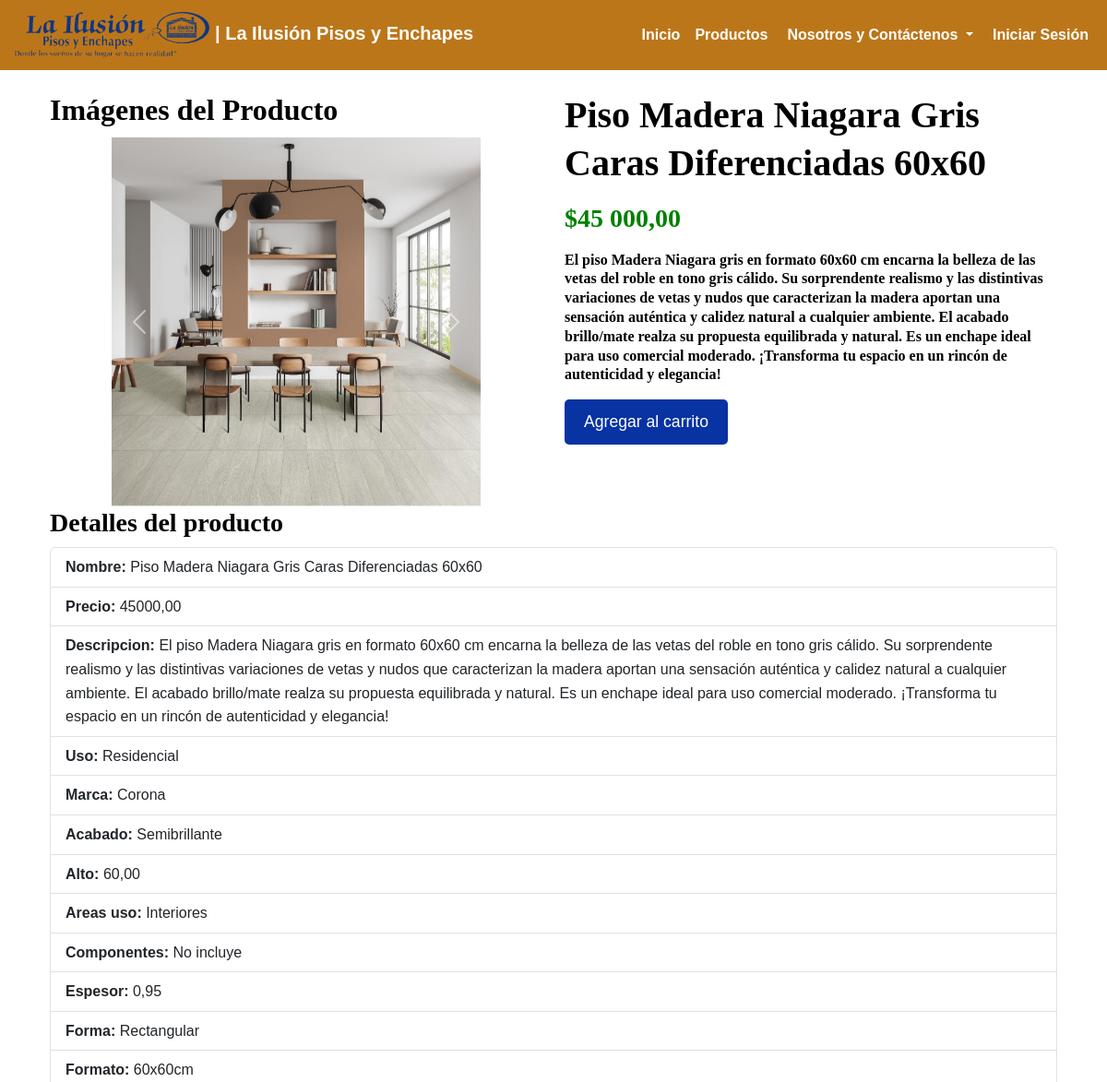
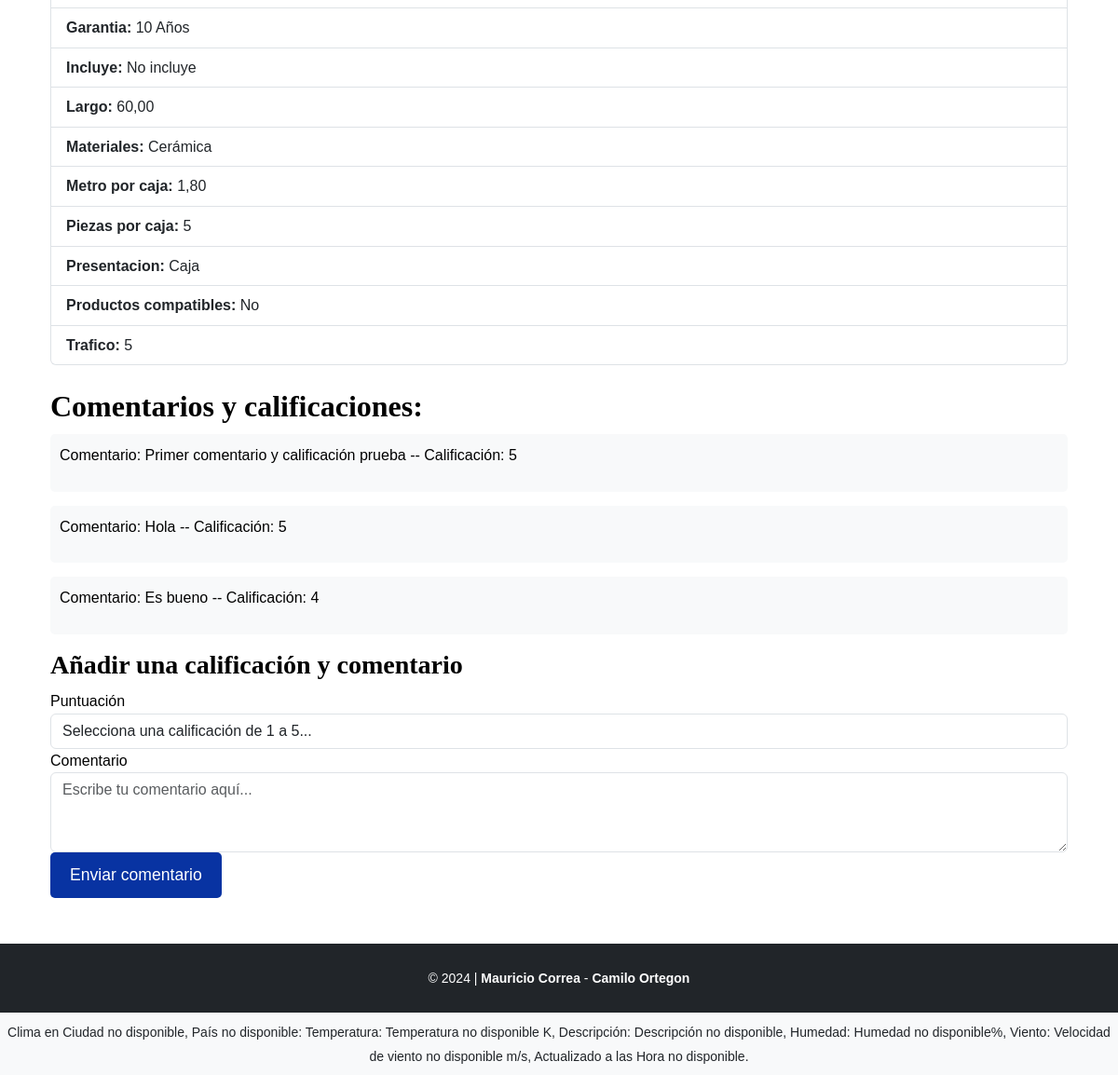
/product/producto/1/, run on the app's committed database (2 pictures, top to bottom).
### product/models.py (models this page shows, shortened)
class Imagen(models.Model):
    id_imagen = models.AutoField(primary_key=True, verbose_name="ID de la imagen")
    productos = models.ManyToManyField('Producto', related_name='imagenes_inversas', blank=True)  # Cambiado a 'imagenes_inversas'
    url = models.ImageField(upload_to='imagenes_de_productos/', verbose_name="Imagen", null=False, blank=False)
    descripcion = models.CharField(max_length=255, blank=True, verbose_name="Descripción")

class ProductoBase(models.Model):
    categoria = models.ForeignKey('Categoria', on_delete=models.CASCADE, related_name='productos', verbose_name="Categoría", null=False, blank=False)
    subcategoria = models.ForeignKey('Subcategoria', on_delete=models.CASCADE, related_name='productos', verbose_name="Subcategoría", null=False, blank=False)
    usuario = models.ForeignKey(settings.AUTH_USER_MODEL, on_delete=models.CASCADE, related_name='productos', verbose_name="Usuario", null=True, blank=False)
    id_producto = models.AutoField(primary_key=True, verbose_name="ID del producto", null=False, blank=False)
    nombre = models.CharField(max_length=255, verbose_name="Nombre del producto", null=False, blank=False)
    precio = models.DecimalField(max_digits=10, decimal_places=2, verbose_name="Precio", validators=[MinValueValidator(0)], null=False, blank=False)
    descripcion = models.TextField(verbose_name="Descripción del producto", null=False, blank=False)
    uso = models.TextField(verbose_name="Uso del producto", null=False, blank=False)
    marca = models.CharField(max_length=100, verbose_name="Marca", null=False, blank=False)
    garantia = models.IntegerField(verbose_name="Garantía (meses)", null=False, blank=False)
    fecha_creacion = models.DateTimeField(auto_now_add=True, verbose_name="Fecha de creación", null=False, blank=False)
    fecha_modificacion = models.DateTimeField(auto_now=True, verbose_name="Fecha de última modificación", null=False, blank=False)
    esta_activo = models.BooleanField(default=True, verbose_name="Activo")
    fecha_eliminacion = models.DateTimeField(verbose_name="Fecha de eliminación", null=True, blank=True)
    class Meta:
        abstract = True  # Esto indica que esta clase es abstracta y no se creará una tabla para ella

class Producto(ProductoBase):
    imagenes = models.ManyToManyField(Imagen, blank=True, verbose_name="Imágenes", related_name='productos_inversos')
    acabado = models.CharField(max_length=255, blank=True, null=True, verbose_name="Acabado")
    adherencia = models.CharField(max_length=255, blank=True, null=True, verbose_name="Adherencia")
    alto = models.DecimalField(max_digits=5, decimal_places=2, blank=True, null=True, verbose_name="Alto (cm)")
    altura_griferia = models.DecimalField(max_digits=5, decimal_places=2, blank=True, null=True, verbose_name="Altura de la grifería (cm)")
    ancho = models.DecimalField(max_digits=5, decimal_places=2, blank=True, null=True, verbose_name="Ancho (cm)")
    areas_uso = models.TextField(blank=True, null=True,verbose_name="Áreas de uso")
    calidad = models.CharField(max_length=255, blank=True, null=True, verbose_name="Calidad")
    capacidad_descarga = models.DecimalField(max_digits=5, decimal_places=1, blank=True, null=True, verbose_name="Capacidad de descarga (L)")
    componentes = models.TextField(blank=True, null=True,verbose_name="Componentes incluidos")
    consumo_agua = models.DecimalField(max_digits=5, decimal_places=1, blank=True, null=True, verbose_name="Consumo de agua (L/min)")
    contenido_producto = models.TextField(blank=True, null=True,verbose_name="Contenido del producto")
    diametro_desague = models.DecimalField(max_digits=5, decimal_places=1, blank=True, null=True, verbose_name="Diámetro del desagüe (cm)")
    dimensiones = models.CharField(max_length=255, blank=True, null=True,verbose_name="Dimensiones")
    dilucion = models.CharField(max_length=255, blank=True, null=True,verbose_name="Dilución")
    espesor = models.DecimalField(max_digits=5, decimal_places=2, blank=True, null=True, verbose_name="Espesor (cm)")
    forma = models.CharField(max_length=255, blank=True, null=True,verbose_name="Forma")
    formato = models.CharField(max_length=255, blank=True, null=True,verbose_name="Formato")
    garantia = models.TextField(blank=True, null=True,verbose_name="Garantía")
    incluye = models.TextField(blank=True, null=True,verbose_name="Incluye")
    largo = models.DecimalField(max_digits=5, decimal_places=2, blank=True, null=True, verbose_name="Largo (cm)")
    lavabilidad = models.CharField(max_length=255, blank=True, null=True, verbose_name="Lavabilidad")
    longitud_brazo = models.DecimalField(max_digits=5, decimal_places=2, blank=True, null=True, verbose_name="Longitud del brazo (cm)")
    materiales = models.TextField(blank=True, null=True,verbose_name="Materiales")
    metro_por_caja = models.DecimalField(max_digits=3, decimal_places=2, blank=True, null=True, verbose_name="Metro por caja")
    no_incluye = models.TextField(blank=True, null=True,verbose_name="No incluye")
    perfil_tasa = models.CharField(max_length=255, blank=True, null=True,verbose_name="Perfil de tasa")
    piezas_por_caja = models.PositiveIntegerField(blank=True, null=True, verbose_name="Piezas por caja")
    presentacion = models.CharField(max_length=255, blank=True, null=True,verbose_name="Presentación")
    productos_compatibles = models.TextField(blank=True, null=True,verbose_name="Productos compatibles")
    profundidad_pozo = models.DecimalField(max_digits=5, decimal_places=2, blank=True, null=True, verbose_name="Profundidad del pozo (cm)")
    rendimiento = models.TextField(blank=True, null=True, verbose_name="Rendimiento")
    sistema_accionamiento = models.CharField(max_length=255, blank=True, null=True,verbose_name="Sistema de accionamiento")
    sistema_descarga = models.CharField(max_length=255, blank=True, null=True,verbose_name="Sistema de descarga")
    tiempo_abierto = models.DecimalField(max_digits=2, decimal_places=1,blank=True, null=True, verbose_name="Tiempo abierto (min)")
    tiempo_secado = models.DecimalField(max_digits=2, decimal_places=1,blank=True, null=True, verbose_name="Tiempo de secado (min)")
    tiempo_emboquillar = models.DecimalField(max_digits=2, decimal_places=1,blank=True, null=True, verbose_name="Tiempo para emboquillar (min)")
    tipo_asiento = models.CharField(max_length=255, blank=True, null=True,verbose_name="Tipo de asiento")
    tipo_chorro = models.CharField(max_length=255, blank=True, null=True,verbose_name="Tipo de chorro")
    tipo_cierre = models.CharField(max_length=255, blank=True, null=True,verbose_name="Tipo de cierre")
    tipo_griferia = models.CharField(max_length=255, blank=True, null=True,verbose_name="Tipo de grifería")
    tipo_herrajes = models.CharField(max_length=255, blank=True, null=True,verbose_name="Tipo de herrajes")
    tipo_instalacion = models.CharField(max_length=255, blank=True, null=True, verbose_name="Tipo de instalación")
    tipo_lavamanos = models.CharField(max_length=255, blank=True, null=True, verbose_name="Tipo de lavamanos")
    tipo_manija = models.CharField(max_length=255, blank=True, null=True, verbose_name="Tipo de manija")
    tipo_mezclador = models.CharField(max_length=255, blank=True, null=True, verbose_name="Tipo de mezclador")
    tipo_pintura = models.CharField(max_length=255, blank=True, null=True, verbose_name="Tipo de pintura")
    tipo_regadera = models.CharField(max_length=255, blank=True, null=True, verbose_name="Tipo de regadera")
    tipo_sifon = models.CharField(max_length=255, blank=True, null=True, verbose_name="Tipo de sifón")
    tipo_tanque = models.CharField(max_length=255, blank=True, null=True, verbose_name="Tipo de tanque")
    trafico = models.DecimalField(max_digits=2, decimal_places=0, max_length=255, blank=True, null=True, verbose_name="Tráfico")

class Comentario(models.Model):
    id_comentario = models.AutoField(primary_key=True, verbose_name="ID del comentario")
    producto = models.ForeignKey(Producto, on_delete=models.CASCADE, related_name='comentarios', verbose_name="Producto", null=True, blank=True)
    texto = models.TextField(verbose_name="Comentario", null=False, blank=False)
    fecha_comentario = models.DateTimeField(auto_now_add=True, verbose_name="Fecha del comentario")
    calificacion = models.PositiveSmallIntegerField(verbose_name="Calificación", validators=[MinValueValidator(1), MaxValueValidator(5)], null=True, blank=True)
    usuario = models.ForeignKey(settings.AUTH_USER_MODEL, on_delete=models.CASCADE, related_name='comentarios', verbose_name="Usuario", null=False, blank=False)
    approved_comment = models.BooleanField(default=False)

### product/views.py (the view, shortened to what this page needs)
# urls.py: path('producto/<int:producto_id>/', DetalleProductoView.as_view(), name='detalle_producto'),
@method_decorator(login_required(login_url='login'), name='post')
class DetalleProductoView(View):
    def get(self, request, producto_id):
        producto = get_object_or_404(Producto, id_producto=producto_id)
        imagenes = producto.imagenes.all()  # Usa el related_name que definiste
        comentarios = producto.comentarios.all()
        promedio_calificacion = producto.comentarios.aggregate(Avg('calificacion'))['calificacion__avg']
        comentario_form = ComentarioForm()
        producto_dict = producto.__dict__.copy()
        producto_dict.pop('_state', None)  # Eliminamos el estado del objeto del queryset
        producto_filtrado = {campo: valor for campo, valor in producto_dict.items()
                             if valor and 'id' not in campo and 'fecha' not in campo and 'activo' not in campo}
        producto_dict_transformado = {}
        for campo, valor in producto_filtrado.items():
            campo_transformado = campo.replace('_', ' ').capitalize()
            producto_dict_transformado[campo_transformado] = valor
        context = {
            'producto': producto,
            'producto_dict': producto_dict_transformado,  # Pasamos el diccionario transformado al contexto
            'imagenes': imagenes,
            'comentarios': comentarios,  # Pasamos los comentarios al contexto
            'promedio_calificacion': promedio_calificacion,  # Pasamos el promedio de calificación
            'comentario_form': comentario_form,  # Formulario para agregar comentario
        }
        return render(request, 'detalle_producto.html', context)

### product/forms.py
class ComentarioForm(forms.ModelForm):
    class Meta:
        model = Comentario
        fields = ['texto', 'calificacion']  # Incluye el campo de calificación
        widgets = {
            'texto': forms.Textarea(attrs={'placeholder': 'Escribe tu comentario aquí...'}),
            'calificacion': forms.Select(choices=[(i, str(i)) for i in range(1, 6)])  # Selección de calificación del 1 al 5
        }

### companyinformation/context_processors.py (called while the page is built)
def weather_data(request):
    data = get_cached_api_data()
    return {'weather_data': data}

### product/templates/detalle_producto.html (shortened to what this page needs)
{% extends 'base.html' %}
{% block content %}
    <div class="container mt-4">
        <div class="row">
            <div class="col-md-6">
                <h2>Imágenes del Producto</h2>
                <div id="imagenCarrusel" class="carousel slide" data-ride="carousel">
                    <div class="carousel-inner">
                        {% if imagenes %}
                            {% for imagen in imagenes %}
                                <div class="carousel-item {% if forloop.first %}active{% endif %}">
                                    <img src="{{ imagen.url.url }}" alt="{{ imagen.descripcion }}" class="d-block w-100">
                                    <div class="carousel-caption d-none d-md-block">
                                    </div>
                                </div>
                            {% endfor %}
                        {% endif %}
                    </div>
                    <a class="carousel-control-prev" href="#imagenCarrusel" role="button" data-slide="prev">
                        <span class="carousel-control-prev-icon" aria-hidden="true"></span>
                    </a>
                    <a class="carousel-control-next" href="#imagenCarrusel" role="button" data-slide="next">
                        <span class="carousel-control-next-icon" aria-hidden="true"></span>
                    </a>
                </div>
            </div>
            <div class="col-md-6 producto-detalles">
                <h1>{{ producto.nombre }}</h1>
                {% load humanize %}
                <h3 style="color: green;">${{ producto.precio|intcomma }}</h3>
                <h6>{{ producto.descripcion }}</h6>
                <form method="POST" action="{% url 'agregar_al_carrito' producto.id_producto %}">
                    <button type="submit" class="btn btn-agregar">Agregar al carrito</button>
                </form>
            </div>
        </div>
        <h3>Detalles del producto</h3>
        <div class="row">
            <div class="col-md-12">
                <div class="list-group mb-4">
                    {% for campo, valor in producto_dict.items %}
                        <div class="list-group-item">
                            <strong>{{ campo|capfirst }}:</strong> {{ valor }}
                        </div>
                    {% endfor %}
                </div>
            </div>
        </div>
    </div>
    <div class="container comentarios">
        <h2>Comentarios y calificaciones:</h2>
        <div class="row">
            <div class="col-md-12">
                {% for comentario in comentarios %}
                    <div class="comentario-item">
                        <p><strong>{{ comentario.usuario.username }}</strong> Comentario: {{ comentario.texto }} -- Calificación: {{ comentario.calificacion }}</p>
                    </div>
                {% empty %}
                    <p>No hay comentarios aún.</p>
                {% endfor %}
            </div>
        </div>
    </div>
    <div class="container">
        <h3>Añadir una calificación y comentario</h3>
        <form method="post" action="{% url 'detalle_producto' producto.id_producto %}">
            <div class="form-group">
                <label for="id_calificacion">Puntuación</label>
                <select class="form-control" id="id_calificacion" name="calificacion" required>
                    <option value="">Selecciona una calificación de 1 a 5...</option>
                </select>
            </div>
            <div class="form-group">
                <label for="id_texto">Comentario</label>
                <textarea class="form-control" id="id_texto" name="texto" rows="3" required placeholder="Escribe tu comentario aquí..."></textarea>
            </div>
            <button type="submit" class="save btn btn-agregar">Enviar comentario</button>
        </form>
    </div>
{% endblock %}

### companyinformation/static/css/app.css (style rules this page uses)
html, body { height: 100%; }
body { display: flex; flex-direction: column; }
.container { flex: 1; }
body { display: flex; flex-direction: column; font-family: Arial, sans-serif; font-size: 16px; color: #000000; line-height: 1.6; }
h1, h2, h3, h4, h5, h6 { font-family: 'Georgia', serif; color: #000000; font-weight: bold; line-height: 1.3; }
a { color: #000000; text-decoration: none; }
p { font-size: 1rem; color: #000000; }

### companyinformation/templates/base.html (style rules this page uses)
html, body { height: 100%; margin: 0; }

### product/templates/detalle_producto.html (style rules this page uses)
#imagenCarrusel { max-width: 400px; margin: 0 auto; }
.carousel-item img { height: 400px; object-fit: cover; }
.producto-detalles h1, .producto-detalles h3, .producto-detalles h6 { margin-bottom: 1rem; }
.btn-agregar { background-color: #0833a2; color: white; padding: 10px 20px; border-radius: 5px; font-size: 1.1rem; }
.comentarios p { font-size: 1rem; }
.comentarios .comentario-item { background-color: #f8f9fa; border-radius: 5px; padding: 10px; margin-bottom: 15px; }

### data on the page
Imagen: url (picture)
Producto: nombre "Piso Madera Niagara Gris Caras Diferenciadas 60x60", precio "45 000,00", descripcion "El piso Madera Niagara gris en formato 60x60 cm encarna la belleza de las vetas del roble en tono gris cálido. Su sorprendente realismo y las distintivas variaciones de vetas y nudos que caracterizan la madera aportan una sensación auténtica y calidez natural a cualquier ambiente. El acabado brillo/mate realza su propuesta equilibrada y natural. Es un enchape ideal para uso comercial moderado. ¡Transforma tu espacio en un rincón de autenticidad y elegancia!", producto_dict "Piso Madera Niagara Gris Caras Diferenciadas 60x60" "45000,00" "El piso Madera Niagara gris en formato 60x60 cm encarna la belleza de las vetas del roble en tono gris cálido. Su sorprendente realismo y las distintivas variaciones de vetas y nudos que caracterizan la madera aportan una sensación auténtica y calidez natural a cualquier ambiente. El acabado brillo/mate realza su propuesta equilibrada y natural. Es un enchape ideal para uso comercial moderado. ¡Transforma tu espacio en un rincón de autenticidad y elegancia!"
Comentario: texto "Primer comentario y calificación prueba", calificacion "5"
Comentario: texto "Hola", calificacion "5"
Comentario: texto "Es bueno", calificacion "4"

### other printed values
{{ campo|capfirst }} "Nombre" "Precio" "Descripcion" "Uso" "Marca" "Acabado" "Alto" "Areas uso" "Componentes" "Espesor" "Forma" "Formato" "Garantia" "Incluye" "Largo" "Materiales" "Metro por caja" "Piezas por caja" "Presentacion" "Productos compatibles" "Trafico"
{{ valor }} "Residencial" "Corona" "Semibrillante" "60,00" "Interiores" "No incluye" "0,95" "Rectangular" "60x60cm" "10 Años" "No incluye" "60,00" "Cerámica" "1,80" "5" "Caja" "No" "5"
{{ weather_data.city }} "Ciudad no disponible"
{{ weather_data.country }} "País no disponible"
{{ weather_data.temperature }} "Temperatura no disponible"
{{ weather_data.description }} "Descripción no disponible"
{{ weather_data.humidity }} "Humedad no disponible"
{{ weather_data.wind_speed }} "Velocidad de viento no disponible"
{{ weather_data.data_time }} "Hora no disponible"
